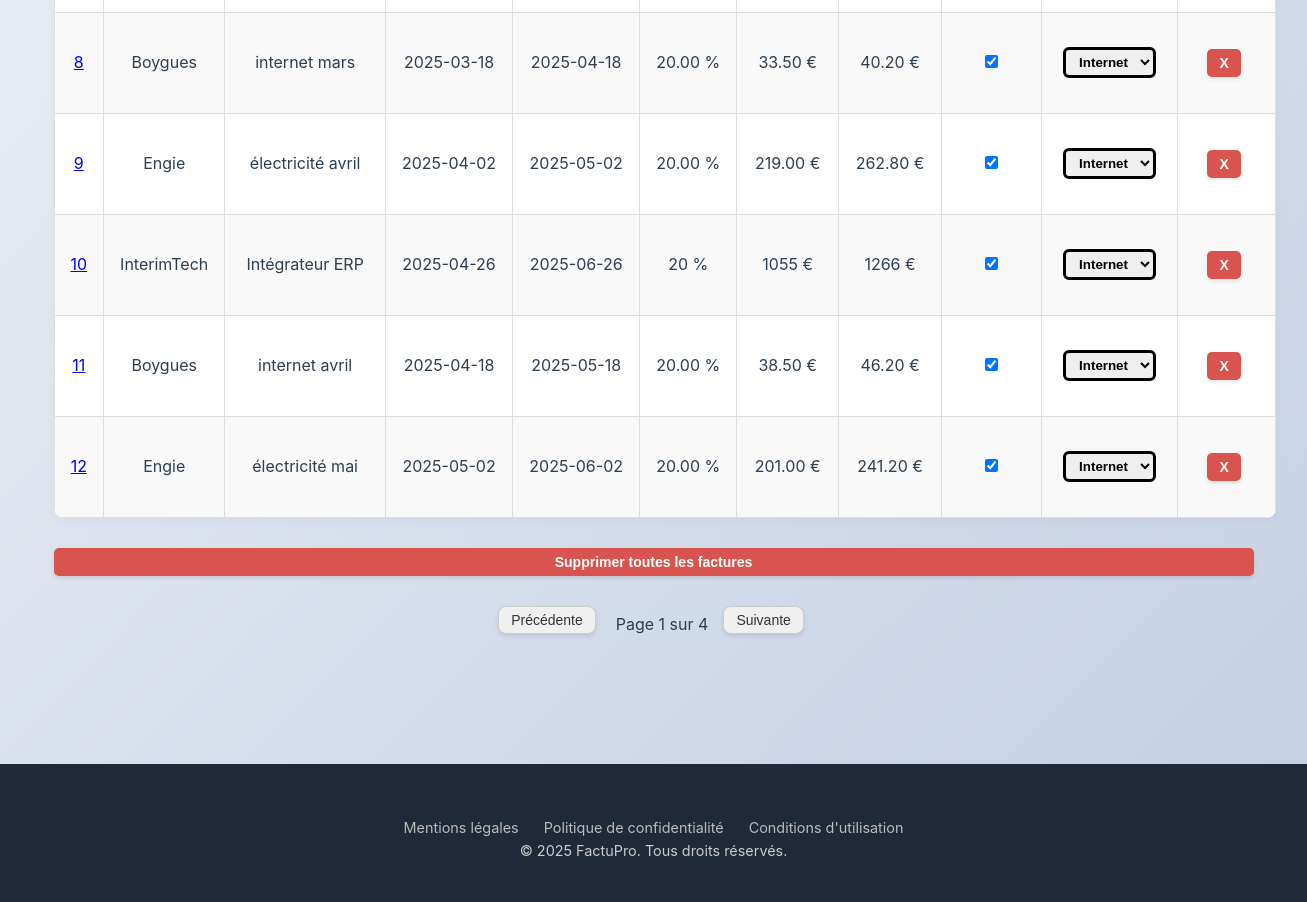
The page /factures (signed in, lower part) on the database as committed earlier.
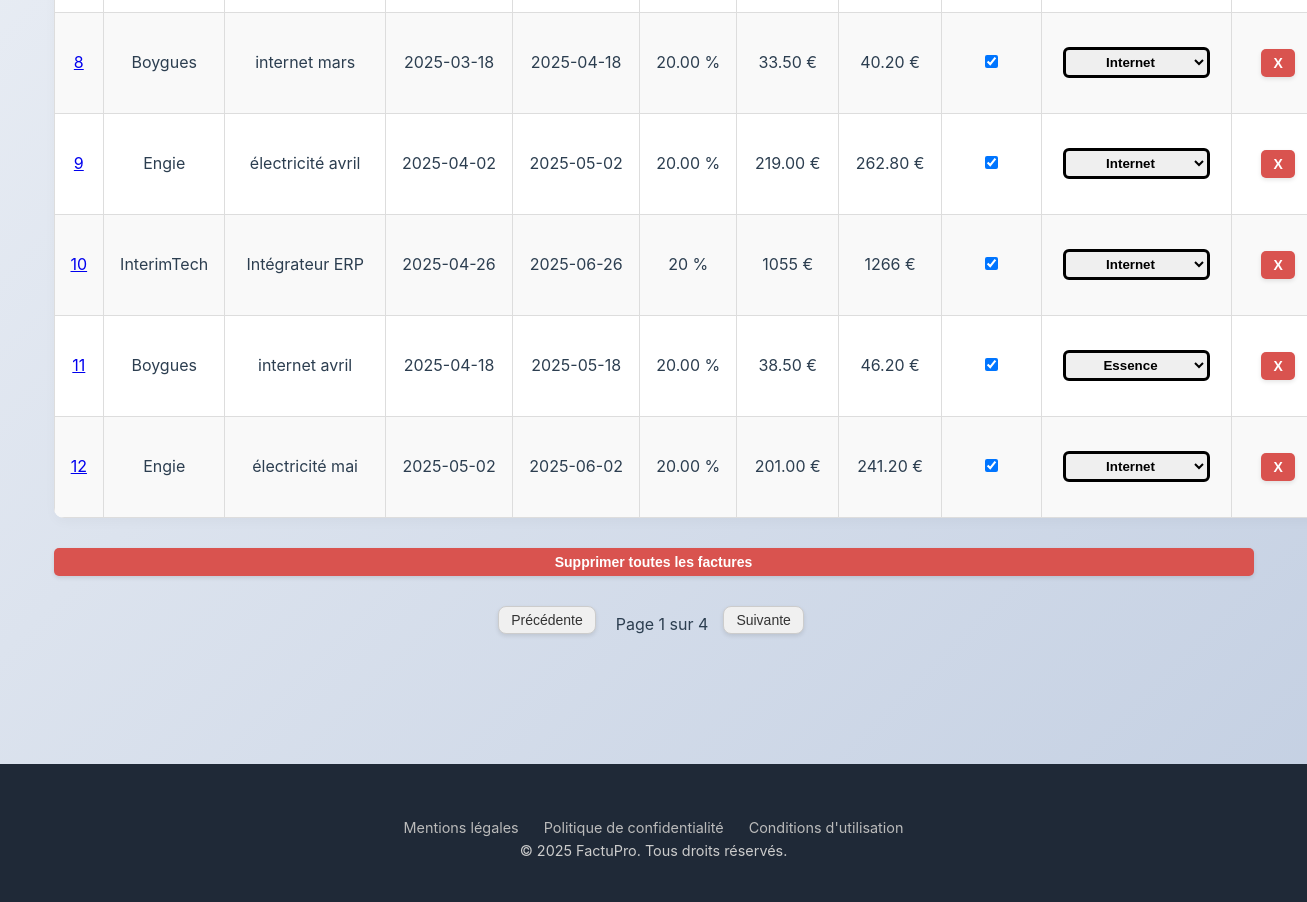
The same page on the database as committed later.
### tables this page shows
CREATE TABLE factures (
            id INTEGER PRIMARY KEY AUTOINCREMENT,
            fournisseur TEXT,
            date_facture TEXT,
            numero_facture TEXT,
            montant_total TEXT,
            TVA TEXT,
            utilisateur_id INTEGER,
            nom_fichier TEXT,
            facture_payee INTEGER DEFAULT 0,
            numero_client TEXT,
            echeance TEXT,
            somme_finale TEXT, categorie TEXT DEFAULT "Non-catégorisée",
            FOREIGN KEY (utilisateur_id) REFERENCES utilisateurs(id)
        );

CREATE TABLE categorisation (id INTEGER PRIMARY KEY AUTOINCREMENT, nom_categories TEXT NOT NULL, utilisateur_id INTEGER);

### app.py (the view)
@app.route('/factures')
def afficher_factures():
    conn = sqlite3.connect('factures.db')
    conn.row_factory = sqlite3.Row
    c = conn.cursor()
    c.execute('SELECT * FROM factures WHERE utilisateur_id = ?', (session['utilisateur_id'],))
    factures = c.fetchall()
    conn.close()
    categories = get_user_categories()
    return render_template('factures.html', factures=factures, categories=categories)

### app.py (called while the page is built)
@app.before_request
def verifier_connexion():
    if request.endpoint in ['upload', 'afficher_factures', 'analyse'] and 'utilisateur_id' not in session:
        return redirect(url_for('login'))

def get_user_categories():
    conn = sqlite3.connect('factures.db')
    conn.row_factory = sqlite3.Row
    cursor = conn.cursor()
    cursor.execute(
        "SELECT nom_categories FROM categorisation WHERE utilisateur_id = ?",
        (session['utilisateur_id'],)
    )
    categories = cursor.fetchall()
    conn.close()
    return categories

@app.context_processor
def injecter_pseudo():
    return {"pseudo": session.get("pseudo")}

### templates/factures.html (shortened to what this page needs)
<!DOCTYPE html>
<html lang="fr">
  <head>
    <link rel="stylesheet" href="{{ url_for('static', filename='style.css') }}">
  </head>
  <body>
    {% include 'header.html' %}
    <div class="container">
      <table id="table-factures">
        <tbody>
          {% for f in factures %}
            <tr>
              <td>
                {% if f['nom_fichier'] %}
                  <a href="{{ url_for('telecharger_fichier', filename=f['nom_fichier']) }}" target="_blank" title="Télécharger la facture {{ f['id'] }}">
                    {{ f['id'] }}
                  </a>
                {% else %}
                  {{ f['id'] }}
                {% endif %}
              </td>
              <td>{{ f['fournisseur'] }}</td>
              <td>{{ f['numero_facture'] }}</td>
              <td>{{ f['date_facture'] }}</td>
              <td>{{ f['echeance'] }}</td>
              <td>{{ f['TVA'] }} %</td>
              <td>{{ f['somme_finale'] }} €</td>
              <td>{{ f['montant_total'] }} €</td>
              <td>
                <form action="{{ url_for('toggle_payee', facture_id=f['id']) }}" method="post">
                  <input type="checkbox" name="checkbox_paiement" {% if f['facture_payee'] == 1 %}checked{% endif %} onchange="this.form.submit()">
                </form>
              </td>
              <td class="categorie-cell {{ f['categorie']|lower|replace(' ', '_')|replace('é', 'e')|replace('-', '_') }}">
                <form method="POST" action="{{ url_for('modifier_categorie', facture_id=f['id']) }}">
                <select name="changement_categorie" onchange="this.form.submit()">
        {% for c in categories %}
    <option value="{{ c['nom_categories'] }}" {% if c['nom_categories'] == f['categorie'] %}selected{% endif %}>
      {{ c['nom_categories'] }}
    </option>
  {% endfor %}
</select>
                </form>
              </td>
              <td>
                <form method="POST" action="/supprimer/{{ f['id'] }}" onsubmit="return confirm('Confirmer la suppression ?');">
                  <button type="submit" class="danger">X</button>
                </form>
              </td>
            </tr>
          {% endfor %}
        </tbody>
      </table>
      <form method="POST" action="/supprimer_tout" onsubmit="return confirm('Supprimer toutes les factures ?');">
        <button type="submit" class="danger full">Supprimer toutes les factures</button>
      </form>
      <div id="pagination-controls" class="pagination">
        <button id="prevPage" disabled>Précédente</button>
        <span id="pageInfo">Page 1</span>
        <button id="nextPage">Suivante</button>
      </div>
    </div>
    {% include 'footer.html' %}
  </body>
</html>

Rows that differ between the two databases and show on the page:
changed factures "internet avril": changement_categorie "Internet" → "Essence"
